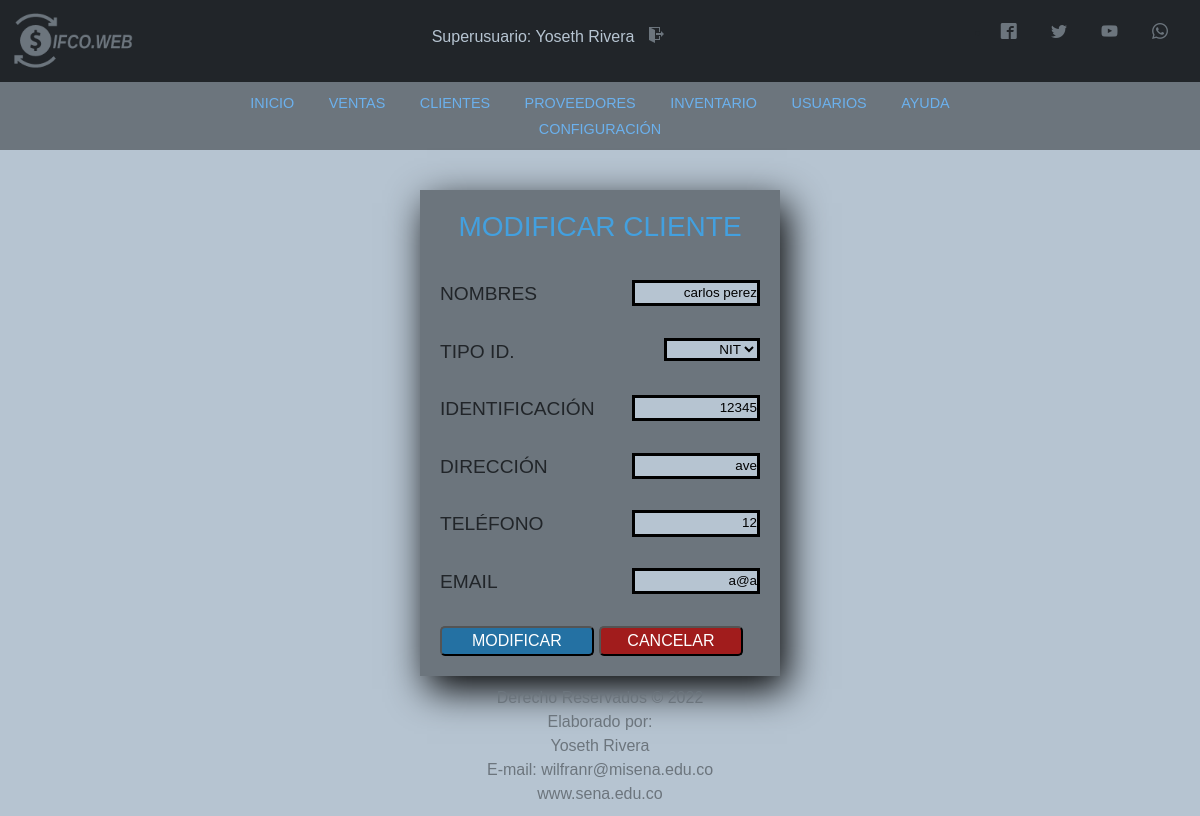
The page /Vista/html/modify_cliente.php?usr=12345 (signed in) on the database its author committed.
### tables this page shows
CREATE TABLE `usuario` (
  `codUsuario` int(11) NOT NULL,
  `id` varchar(20) DEFAULT NULL,
  `tipoId` varchar(11) DEFAULT NULL,
  `nombre` varchar(50) DEFAULT NULL,
  `direccion` text NOT NULL,
  `telefono` varchar(20) NOT NULL,
  `correo` varchar(100) DEFAULT NULL,
  `usuario` varchar(15) DEFAULT NULL,
  `clave` varchar(100) DEFAULT NULL,
  `rol` varchar(20) DEFAULT NULL
);

CREATE TABLE `cliente` (
  `codCliente` int(11) NOT NULL,
  `id` int(11) DEFAULT NULL,
  `nombre` varchar(80) DEFAULT NULL,
  `telefono` varchar(20) DEFAULT NULL,
  `direccion` text DEFAULT NULL,
  `correo` varchar(100) NOT NULL,
  `tipoId` varchar(11) DEFAULT NULL
);

### Vista/html/modify_cliente.php (the view, shortened to what this page needs)
<?php
    include '../../includes/header.php';
    include '../../includes/nav.php';
    include '../../includes/script.php';
    $consult = Consult_user($_GET['usr']);
    function Consult_user($id){
    include '../../includes/conexion.php';
    $sentence = "SELECT * FROM cliente WHERE id = '".$id."'";
    $result = $conexion->query($sentence) or die ("Error al consultar: ".mysqli_error($conexion));
    $rows = $result->fetch_assoc();
    return[
        $rows['id'],
        $rows['nombre'],
        $rows['tipoId'],
        $rows['direccion'],
        $rows['telefono'],
        $rows['correo']
    ];
}
?>
<!DOCTYPE html>
<html lang="es">
<head>
    <link rel="stylesheet" href="../Vista/css/estilos.css">
    <link rel="stylesheet" href="../font.css">
</head>
<body>
    <div class="agregar-usuario" id="modificar-usuario">
        <form action="../../Controlador/edit_cliente.php" class="inventario" method="POST">
            <h3>MODIFICAR CLIENTE</h3><br>
            <label for="consulta-codigo">NOMBRES</label>
            <input class="control-usuario" name="name" value="<?php echo $consult[1]?>" type="text" required><br><br>
            <label for="Tipo id">TIPO ID.</label>
            <select name="typeId" id="tipo-id" required>
            <option><?php echo $consult[2]?></option>
            </select><br><br>
            <label for="id">IDENTIFICACIÓN</label>
            <input class="control-usuario" name="id" value="<?php echo $consult[0]?>" type="text" required readonly><br><br>
            <label for="consulta-palabra">DIRECCIÓN</label>
            <input class="control-usuario" name="dir" value="<?php echo $consult[3]?>" type="text" ><br><br>
            <label for="consulta-palabra">TELÉFONO</label>
            <input class="control-usuario" name="tel" value="<?php echo $consult[4]?>" type="text" ><br><br>
            <label for="consulta-palabra">EMAIL</label>
            <input class="control-usuario" name="email" value="<?php echo $consult[5]?>" type="email" ><br><br>
            <input class="boton-consultar" type="submit" value="MODIFICAR">
            <a href="clientes.php"><input class="boton-cancelar" type="button" value="CANCELAR"></a>
         </form>
    </div>
</body>
<?php include '../../includes/footer.php';?>
</html>

### includes/header.php (shortened to what this page needs)
<?php
include 'conexion.php';
$id = $_SESSION['id'];
$sentence = "SELECT nombre, rol, codUsuario FROM usuario WHERE id = '" . $id . "' ";
$result = $conexion->query($sentence);
$row = $result->fetch_assoc();
?>
<!DOCTYPE html>
<html lang="es">
<head>
    <link rel="stylesheet" href="../css/estilos.css">
    <link rel="stylesheet" href="../../font.css">
</head>
<body>
    <nav class="navbar navbar-dark bg-dark">
        <div class="container-fluid">
            <a class="navbar-brand" href="panel_principal.php"><img src="../img/LOGO_gris.png" alt="logo" width="130px"></a>
            <h4 id="user">
                <?php
                echo utf8_decode($row['rol']);
                echo ": ";
                echo utf8_decode($row['nombre']);
                ?>
                <a href="../../Controlador/exit.php" class="icon-salir icon-exit"></a>
            </h4>
            <div class="redes">
                <ul>
                    <li>
                        <a href="https://es-es.facebook.com/" class="icon icon-facebook2" target="blank"></a>
                        <a href="https://twitter.com/" class="icon icon-twitter" target="blank"></a>
                        <a href="https://www.youtube.com/" class="icon icon-youtube" target="blank"></a>
                        <a href="https://www.whatsapp.com" class="icon icon-whatsapp" target="blank"></a>
                    </li>
                </ul>
            </div>
        </div>
    </nav>
</body>
</html>

### Vista/css/estilos.css (style rules this page uses)
* { margin: 0; padding: 0; }
body { background-color: #b6c4d1 !important; font-family: Zona Pro, Sans-Serif; }
#user { color: #b6c4d1; font-size: medium; }
.icon { color: #6c757d; text-decoration: none; padding: 10px; margin-right: 10px; }
.icon-salir { color: #6c757d; text-decoration: none; padding: 10px; margin-right: 10px; }
.boton-cancelar { width: 45%; height: 30px; background-color: rgb(161, 28, 28); border-radius: 5px; color: white; font-size: 16px; cursor: pointer; }
.boton-consultar { width: 48%; height: 30px; background-color: #2471A3; border-radius: 5px; color: white; font: bold; font-size: 16px; cursor: pointer; }
.control-usuario { background: #b6c4d1; border: black solid 3px; font-size: 0.7em; text-align: right; width: 40%; color: black; float: right; }
#tipo-id { background: #b6c4d1; border: black solid 3px; font-size: 0.7em; text-align: right; width: 30%; color: black; float: right; }
.agregar-usuario { width: 30%; font-size: 1.2rem; margin-top: 40px; margin-left: 35%; padding: 20px; box-shadow: 7px 13px 37px #000; float: left; background: #6c757d; display: block; }
.inventario h3 { text-align: center; color: #43a0df; }

### rows shown on the page
usuario: rol "Superusuario", nombre "Yoseth Rivera"
cliente: name "carlos perez", typeId "NIT", id "12345", dir "ave", tel "12", email "a@a"
